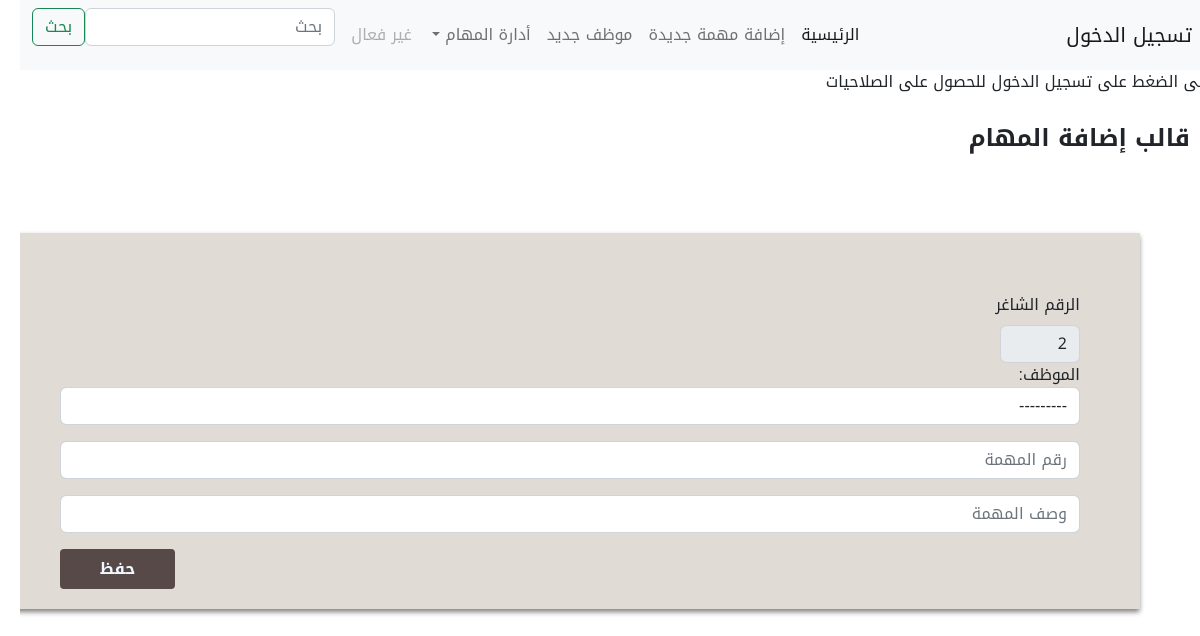
Page /task_add/ on the earlier database version.
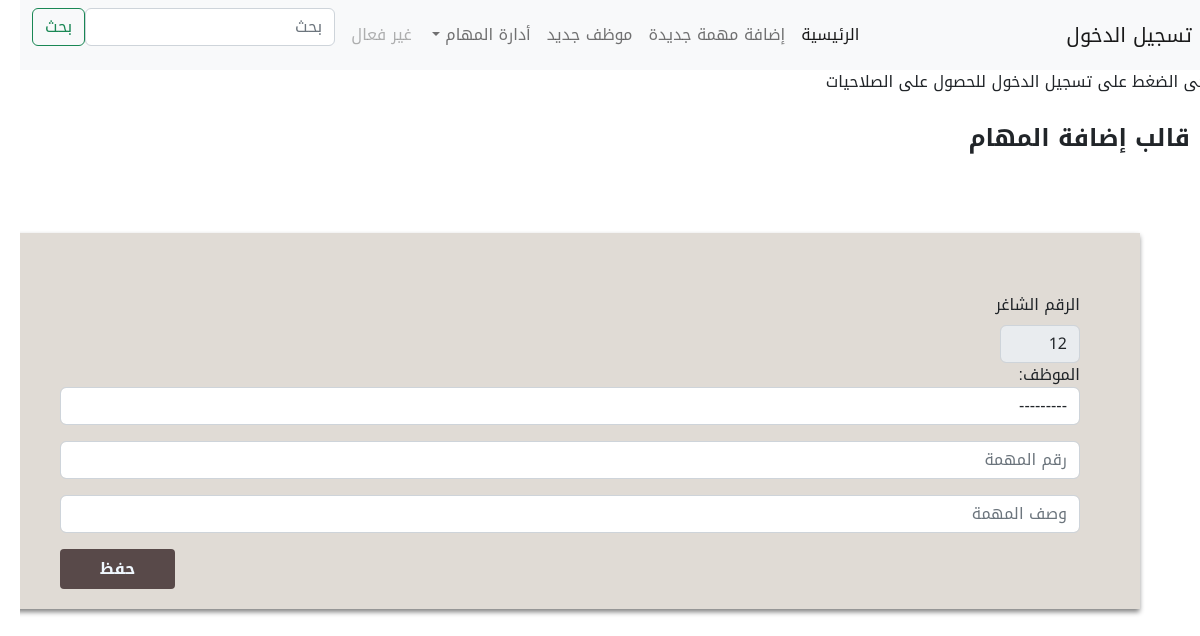
Same page on the later database version.
### tasks/models.py (models this page shows, shortened)
class TaskAssighn(models.Model):
    employee = models.ForeignKey(EmployeeAdd,on_delete=models.SET_NULL,null=True,blank=True)
    task_number = models.PositiveIntegerField(unique=True,null=True)
    task_desc = models.CharField(max_length=200,null=True)
    status = models.ForeignKey(TaskStatus,null=True,blank=True,on_delete=models.SET_NULL)
    reason = models.CharField(max_length=400,null=True,blank=True)
    created_at = models.DateTimeField(auto_now_add=True, null=True)
    updated_at = models.DateTimeField(auto_now=True, null=True)

### tasks/views.py (the view)
# urls.py: path('task_add/',views.TaskAddView.as_view(),name='task_add'),
class TaskAddView(CreateView):
    model = TaskAssighn
    form_class = TaskForm
    success_url = reverse_lazy('index')
    def get_context_data(self, **kwargs):
        context = super().get_context_data(**kwargs)
        context['tasks'] = TaskAssighn.objects.all().order_by('-id')[0]
        return context

### tasks/forms.py
class TaskForm(ModelForm):
    class Meta:
        model = TaskAssighn
        exclude=['status','reason']
        labels = {
            'task_desc': '',
            'created_at': "تم الإنشاء بتاريخ",
            'updated_at': "تم الإنشاء بتاريخ",
            'task_number':'',
            'employee':'الموظف'
        }
        widgets = {
            'task_number':NumberInput(attrs={'class': "form-label", 'class': "form-control",'placeholder':'رقم المهمة'}),
            'task_desc': TextInput(attrs={'class': "form-label", 'class': "form-control",'placeholder':'وصف المهمة'}),
            'employee': Select(attrs={'class': "form-label", 'class': "form-control"}),
        }

### tasks/templates/tasks/taskassighn_form.html (shortened to what this page needs)
{% extends 'tasks/header.html' %}
{% load static %}
{% block content %}
    <div class="form_container">
        <h4>قالب إضافة المهام</h4>
    <form class="container" action="" method="post">
        {% if tasks.task_number|add:+1 %}
        <label class="form-label" for="empty">الرقم الشاغر</label>
        <input style="width: 80px;" class="form-control" type="text" name="empty" disabled value="{{tasks.task_number|add:+1}}">
        {% endif %}
        {% for field in form %}
        <div class="mb-3">
            {{field.label_tag}}
            {{field}}
        </div>
        {% endfor %}
        <button class="primary" type="submit">حفظ</button>
    </form>
</div>
{% endblock content %}

Differences in the rows shown:
removed TaskAssighn: empty "2"
added TaskAssighn: empty "12"
